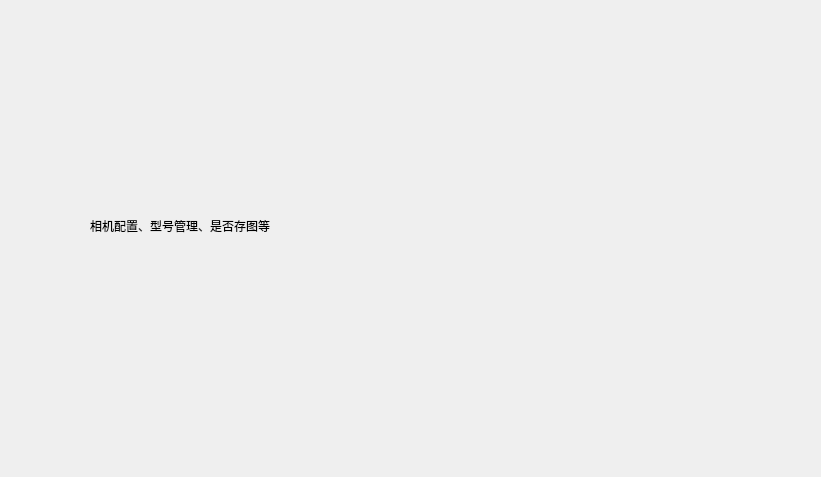
<?xml version="1.0" encoding="UTF-8"?>
<ui version="4.0">
 <class>Form_systemPage</class>
 <widget class="QWidget" name="Form_systemPage">
  <property name="geometry">
   <rect>
    <x>0</x>
    <y>0</y>
    <width>821</width>
    <height>477</height>
   </rect>
  </property>
  <property name="windowTitle">
   <string>Form</string>
  </property>
  <widget class="QLabel" name="label">
   <property name="geometry">
    <rect>
     <x>90</x>
     <y>120</y>
     <width>541</width>
     <height>211</height>
    </rect>
   </property>
   <property name="text">
    <string>相机配置、型号管理、是否存图等</string>
   </property>
  </widget>
 </widget>
 <resources/>
 <connections/>
</ui>
